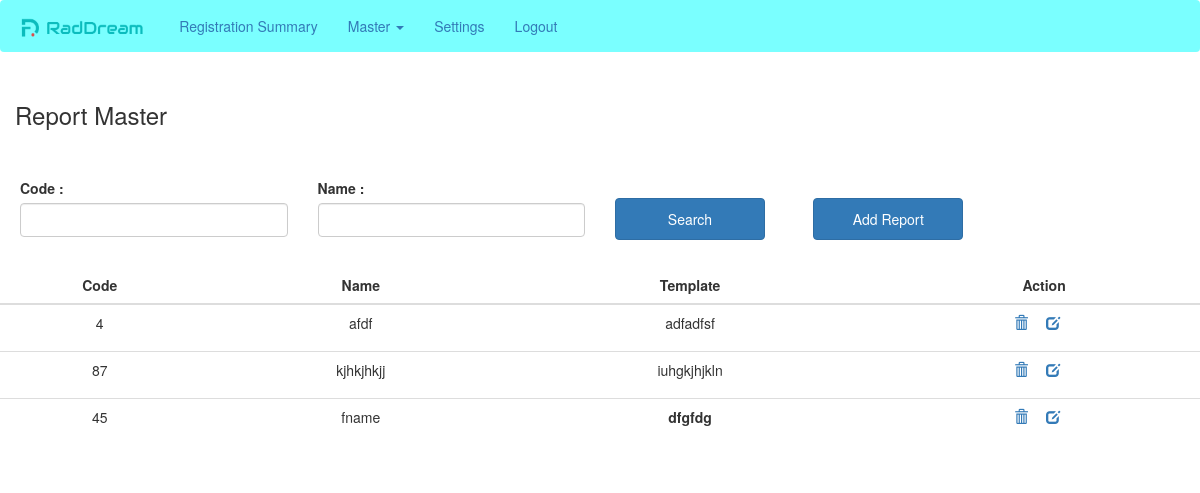
The app's page /reportmaster with its own data.
### hospitalapp/models.py (models this page shows, shortened)
class Report_db(models.Model):
    Reportcode=models.IntegerField()
    ReportName=models.CharField(max_length=20)
    Template = RichTextField()

### hospitalapp/views.py (the view, shortened to what this page needs)
# urls.py: path('reportmaster',views.reportmaster_page,name='reportmaster'),
def reportmaster_page(request):
    obj=Report_db.objects.all()
    return render(request,'reportmaster.html',{'keys':obj})

### hospitalapp/templates/reportmaster.html (shortened to what this page needs)
{% extends 'base.html' %}
{% block content %}
<div class="row">
    <div class='col-md-3'>
        <h3>Report Master</h3>
    </div>
</div>
<div class="container">
    <div class="row">
        <form action="" method='post'>
        <div class="col-md-3">
            <div class="form-group">
                <label for="from">Code : </label>
                <input type="text" class="form-control" id="from" name='code'>
            </div>
        </div>
        <div class="col-md-3">
            <div class="form-group">
                <label for="to">Name : </label>
                <input type="text" class="form-control" id="to" name='name'>
            </div>
        </div>
        <div class="col-md-2">
            <br>
            <input type='submit' class='btn btn-primary addpatient-btn' value="Search">
        </div>
        <div class="col-md-2">
            <br>
            <a href="{% url 'addreport' %}"><button class='btn btn-primary addpatient-btn'>Add
                Report</button></a>
        </div>
        </form>
    </div>
</div>
</div>
<div class="row">
    <div class="table-responsive">
        <table class="table">
            <thead>
                <tr>
                    <th>Code</th>
                    <th>Name</th>
                    <th>Template</th>
                    <th>Action</th>
                </tr>
            </thead>
            <tbody>
                {% for detail in keys %}
                <tr>
                    <td>{{detail.Reportcode}}</td>
                    <td>{{detail.ReportName}}</td>
                    <td>{{detail.Template|safe}}</td>
                    <td>
                        <a href="{% url 'deletereport' code=detail.Reportcode %}"><span
                                class="glyphicon glyphicon-trash">&nbsp;</span></a>
                        <a href="{% url 'editreport' code=detail.Reportcode %}"><span
                                class="glyphicon glyphicon-edit">&nbsp;</span></a>
                    </td>
                </tr>
                {% endfor %}
            </tbody>
        </table>
    </div>
</div>
{% endblock%}

### hospitalapp/static/css/customstyle.css (style rules this page uses)
body { padding:0px; margin:0px; }
.row { margin-top: 10px; }
.container { padding: 5px; margin-top: 25px; }
.addpatient-btn { padding: 10px; width: 150px; }
table,th,td { text-align: center; }

### records on screen
Report_db: Reportcode "4", ReportName "afdf", Template "adfadfsf"
Report_db: Reportcode "87", ReportName "kjhkjhkjj", Template "iuhgkjhjkln"
Report_db: Reportcode "45", ReportName "fname", Template "d fgfdg"
